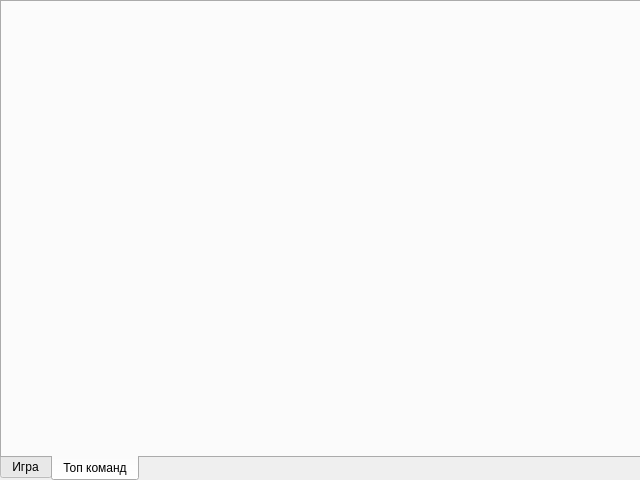
<?xml version="1.0" encoding="UTF-8"?>
<ui version="4.0">
 <class>Form</class>
 <widget class="QWidget" name="Form">
  <property name="geometry">
   <rect>
    <x>0</x>
    <y>0</y>
    <width>640</width>
    <height>480</height>
   </rect>
  </property>
  <property name="windowTitle">
   <string>Form</string>
  </property>
  <widget class="QTabWidget" name="widget_main">
   <property name="geometry">
    <rect>
     <x>0</x>
     <y>0</y>
     <width>641</width>
     <height>481</height>
    </rect>
   </property>
   <property name="mouseTracking">
    <bool>false</bool>
   </property>
   <property name="tabletTracking">
    <bool>false</bool>
   </property>
   <property name="acceptDrops">
    <bool>false</bool>
   </property>
   <property name="autoFillBackground">
    <bool>false</bool>
   </property>
   <property name="tabPosition">
    <enum>QTabWidget::South</enum>
   </property>
   <property name="tabShape">
    <enum>QTabWidget::Rounded</enum>
   </property>
   <property name="currentIndex">
    <number>1</number>
   </property>
   <property name="tabsClosable">
    <bool>false</bool>
   </property>
   <property name="movable">
    <bool>false</bool>
   </property>
   <property name="tabBarAutoHide">
    <bool>false</bool>
   </property>
   <widget class="QWidget" name="widget_game">
    <attribute name="title">
     <string>Игра</string>
    </attribute>
    <widget class="QLCDNumber" name="game_over_sec">
     <property name="geometry">
      <rect>
       <x>520</x>
       <y>160</y>
       <width>110</width>
       <height>60</height>
      </rect>
     </property>
    </widget>
    <widget class="QPushButton" name="button_east">
     <property name="geometry">
      <rect>
       <x>580</x>
       <y>320</y>
       <width>41</width>
       <height>31</height>
      </rect>
     </property>
     <property name="text">
      <string>˃</string>
     </property>
    </widget>
    <widget class="QPushButton" name="button_noth">
     <property name="geometry">
      <rect>
       <x>540</x>
       <y>290</y>
       <width>41</width>
       <height>32</height>
      </rect>
     </property>
     <property name="text">
      <string>˄</string>
     </property>
    </widget>
    <widget class="QPushButton" name="button_west">
     <property name="geometry">
      <rect>
       <x>500</x>
       <y>320</y>
       <width>41</width>
       <height>31</height>
      </rect>
     </property>
     <property name="text">
      <string>˂</string>
     </property>
    </widget>
    <widget class="QPushButton" name="button_south">
     <property name="geometry">
      <rect>
       <x>540</x>
       <y>350</y>
       <width>41</width>
       <height>31</height>
      </rect>
     </property>
     <property name="minimumSize">
      <size>
       <width>41</width>
       <height>31</height>
      </size>
     </property>
     <property name="text">
      <string>˅</string>
     </property>
    </widget>
    <widget class="QLineEdit" name="name_team_1">
     <property name="geometry">
      <rect>
       <x>0</x>
       <y>0</y>
       <width>110</width>
       <height>30</height>
      </rect>
     </property>
    </widget>
    <widget class="QLineEdit" name="name_team_2">
     <property name="geometry">
      <rect>
       <x>240</x>
       <y>0</y>
       <width>110</width>
       <height>30</height>
      </rect>
     </property>
    </widget>
    <widget class="QComboBox" name="choose_color_1">
     <property name="geometry">
      <rect>
       <x>120</x>
       <y>0</y>
       <width>110</width>
       <height>30</height>
      </rect>
     </property>
     <item>
      <property name="text">
       <string>Красный</string>
      </property>
     </item>
     <item>
      <property name="text">
       <string>Синий</string>
      </property>
     </item>
     <item>
      <property name="text">
       <string>Зелёный</string>
      </property>
     </item>
     <item>
      <property name="text">
       <string>Фиолетовый</string>
      </property>
     </item>
     <item>
      <property name="text">
       <string>Чёрный</string>
      </property>
     </item>
    </widget>
    <widget class="QComboBox" name="choose_color_2">
     <property name="geometry">
      <rect>
       <x>360</x>
       <y>0</y>
       <width>110</width>
       <height>30</height>
      </rect>
     </property>
     <item>
      <property name="text">
       <string>Розовый</string>
      </property>
     </item>
     <item>
      <property name="text">
       <string>Оранжевый</string>
      </property>
     </item>
     <item>
      <property name="text">
       <string>Коричневый</string>
      </property>
     </item>
     <item>
      <property name="text">
       <string>Голубой</string>
      </property>
     </item>
     <item>
      <property name="text">
       <string>Жёлтый</string>
      </property>
     </item>
    </widget>
    <widget class="QPushButton" name="play_button">
     <property name="geometry">
      <rect>
       <x>500</x>
       <y>0</y>
       <width>110</width>
       <height>40</height>
      </rect>
     </property>
     <property name="text">
      <string notr="true">ИГРАТЬ</string>
     </property>
     <property name="iconSize">
      <size>
       <width>16</width>
       <height>16</height>
      </size>
     </property>
     <property name="shortcut">
      <string notr="true"/>
     </property>
    </widget>
   </widget>
   <widget class="QWidget" name="widget_top10">
    <attribute name="title">
     <string>Топ команд</string>
    </attribute>
   </widget>
  </widget>
 </widget>
 <resources/>
 <connections/>
</ui>
